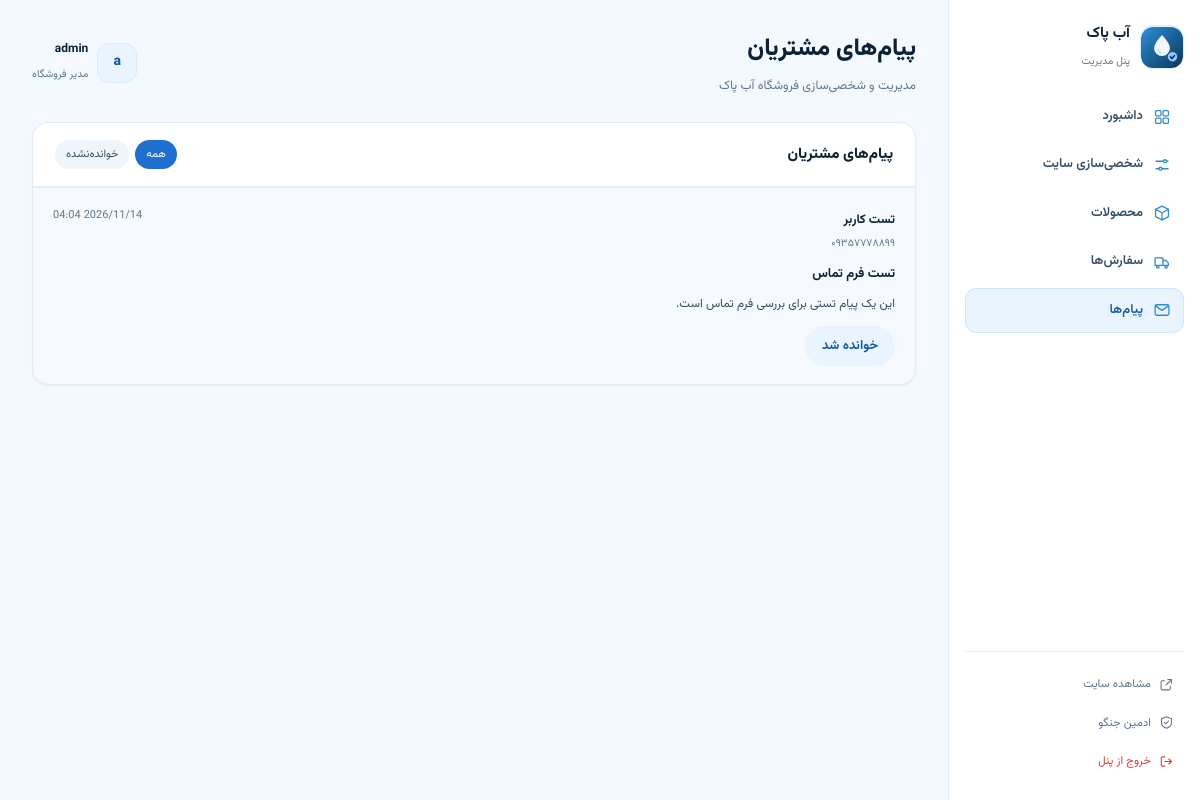
The page /panel/messages/ (signed in) on the database its author committed.
### shop/models.py (models this page shows, shortened)
class SiteSettings(models.Model):
    FONT_VAZIRMATN = "vazirmatn"
    FONT_TAHOMA = "tahoma"
    FONT_CUSTOM = "custom"
    FONT_CHOICES = [
        (FONT_VAZIRMATN, "وزیرمتن (پیشنهادی)"),
        (FONT_TAHOMA, "تاهوما"),
        (FONT_CUSTOM, "فونت سفارشی (بارگذاری فایل woff2)"),
    ]
    site_name = models.CharField("نام سایت", max_length=80, default="آب پاک")
    site_name_en = models.CharField("نام انگلیسی", max_length=80, default="ABPAK")
    tagline = models.CharField("شعار سایت", max_length=160, default="تجهیزات تصفیه آب خانگی و صنعتی")
    phone = models.CharField("تلفن نمایشی", max_length=40, default="۰۲۱-۹۱۰۰۴۵۶۷")
    phone_raw = models.CharField("تلفن برای تماس", max_length=40, default="02191004567")
    mobile = models.CharField("موبایل", max_length=40, blank=True, default="۰۹۱۲۳۴۵۶۷۸۹")
    email = models.EmailField("ایمیل", blank=True, default="info@abpak.ir")
    address = models.CharField("آدرس", max_length=300, blank=True, default="تهران، خیابان ولیعصر، برج آبان، طبقه ۵")
    working_hours = models.CharField("ساعات پاسخگویی", max_length=120, default="شنبه تا پنجشنبه، ۹ صبح تا ۹ شب")
    tapsi_shop = models.URLField(
        "فروشگاه تپسی‌شاپ",
        blank=True,
        default="https://tapsi.shop/store/1439158740070203392/HIT759060",
    )
    instagram = models.URLField("اینستاگرام", blank=True, default="https://instagram.com/")
    telegram = models.URLField("تلگرام", blank=True, default="https://t.me/")
    whatsapp = models.URLField("واتساپ", blank=True, default="https://wa.me/989123456789")
    CURSOR_DROPLET = "droplet"
    CURSOR_SYSTEM = "system"
    CURSOR_CHOICES = [
        (CURSOR_DROPLET, "کرسر قطره‌ای (سفارشی آب پاک)"),
        (CURSOR_SYSTEM, "کرسر پیش‌فرض سیستم"),
    ]
    font_choice = models.CharField("فونت سایت", max_length=20, choices=FONT_CHOICES, default=FONT_VAZIRMATN)
    custom_font = models.FileField("فایل فونت سفارشی", upload_to="fonts/", blank=True, null=True)
    cursor_style = models.CharField("کرسر موس سایت", max_length=20, choices=CURSOR_CHOICES, default=CURSOR_DROPLET)
    animations_enabled = models.BooleanField("انیمیشن‌های حرکتی و اسکرول", default=True)
    logo = models.ImageField("لوگوی سایت", upload_to="branding/", blank=True, null=True)
    hero_image = models.ImageField("تصویر هیرو (صفحه اصلی)", upload_to="branding/", blank=True, null=True)
    updated_at = models.DateTimeField("آخرین بروزرسانی", auto_now=True)
    class Meta:
        verbose_name = "تنظیمات سایت"
        verbose_name_plural = "تنظیمات سایت"
    @classmethod
    def load(cls):
        obj = cache.get("abpak:site-settings")
        if obj is None:
            obj, _ = cls.objects.get_or_create(pk=1)
            cache.set("abpak:site-settings", obj, 600)
        return obj
    @property
    def font_stack(self):
        base = '"Vazirmatn", "Segoe UI", Tahoma, sans-serif'
        if self.font_choice == self.FONT_CUSTOM and self.custom_font:
            return '"ABPAK-Custom", ' + base
        if self.font_choice == self.FONT_TAHOMA:
            return 'Tahoma, "Segoe UI", sans-serif'
        return base

class ContactMessage(models.Model):
    full_name = models.CharField("نام و نام خانوادگی", max_length=150)
    phone = models.CharField("شماره تماس", max_length=11)
    email = models.EmailField("ایمیل", blank=True)
    subject = models.CharField("موضوع", max_length=150)
    message = models.TextField("متن پیام")
    is_read = models.BooleanField("خوانده شده", default=False)
    created_at = models.DateTimeField("تاریخ ثبت", auto_now_add=True)
    class Meta:
        verbose_name = "پیام تماس"
        verbose_name_plural = "پیام‌های تماس"
        ordering = ["-created_at"]
        indexes = [
            models.Index(fields=["is_read", "-created_at"], name="shop_msg_read_created"),
        ]

### shop/panel.py (the view)
# urls.py: path("messages/", panel.messages_view, name="messages"),
@staff_member_required
def messages_view(request):
    page_obj, unread = services.get_panel_messages_page(request.GET)
    return render(
        request,
        "panel/messages.html",
        {
            "page_obj": page_obj,
            "messages_list": page_obj.object_list,
            "unread": unread,
            "panel_section": "messages",
            "page_title": "پیام‌های مشتریان",
        },
    )

### shop/cache_utils.py (called while the page is built)
def catalog_version() -> int:
    version = cache.get(CATALOG_VERSION_KEY)
    if version is None:
        cache.set(CATALOG_VERSION_KEY, 1, None)
        version = 1
    return version

def cached_catalog(key_template: str, builder, timeout: int = 900):
    key = key_template.format(version=catalog_version())
    value = cache.get(key)
    if value is None:
        value = builder()
        cache.set(key, value, timeout)
    return value

### shop/cart.py (called while the page is built)
    def __len__(self) -> int:
        return sum(item.get("quantity", 0) for item in self.cart.values())

### shop/context_processors.py (called while the page is built)
def _nav_categories():
    return list(
        Category.objects.filter(is_active=True)
        .annotate(active_count=Count("products", filter=Q(products__is_active=True)))
        .order_by("sort_order", "id")
    )

### shop/services.py (called while the page is built)
def get_panel_messages_page(params, per_page: int = 20):
    items = ContactMessage.objects.all()
    unread = params.get("unread") == "1"
    if unread:
        items = items.filter(is_read=False)
    return Paginator(items, per_page).get_page(params.get("page")), unread

### shop/templatetags/shop_tags.py (called while the page is built)
@register.filter
def fa(value):
    return to_persian_digits(value)

### shop/utils.py (called while the page is built)
def to_persian_digits(value) -> str:
    text = str(value)
    for index, digit in enumerate("0123456789"):
        text = text.replace(digit, PERSIAN_DIGITS[index])
    return text

### templates/panel/messages.html (shortened to what this page needs)
{% extends "panel/base.html" %}
{% load shop_tags %}
{% block content %}
<div class="p-card">
  <div class="p-card__head">
    <h2>پیام‌های مشتریان</h2>
    <div class="p-chips p-chips--inline">
      <a class="p-chip {% if not unread %}is-active{% endif %}" href="{% url 'panel:messages' %}">همه</a>
      <a class="p-chip {% if unread %}is-active{% endif %}" href="?unread=1">خوانده‌نشده</a>
    </div>
  </div>
  {% for message in messages_list %}
    <article class="p-message {% if not message.is_read %}is-unread{% endif %}">
      <div class="p-message__head">
        <div>
          <strong>{{ message.full_name }}</strong>
          <small dir="ltr">{{ message.phone|fa }}</small>
        </div>
        <span class="p-muted">{{ message.created_at|date:"Y/m/d H:i" }}</span>
      </div>
      <h3>{{ message.subject }}</h3>
      <p>{{ message.message|linebreaksbr }}</p>
      <div class="p-message__foot">
        <form method="post" action="{% url 'panel:message_read' message.pk %}">
          <button class="btn btn--ghost btn--sm" type="submit">{% if message.is_read %}علامت‌گذاری خوانده‌نشده{% else %}خوانده شد{% endif %}</button>
        </form>
      </div>
    </article>
  {% empty %}
    <p class="p-empty">پیامی وجود ندارد.</p>
  {% endfor %}
</div>
{% endblock %}

### templates/panel/base.html (shortened to what this page needs)
{% load static %}<!DOCTYPE html>
<html lang="fa" dir="rtl" data-theme="light" style="--font: {{ site.font_stack }};">
<head>
  <link rel="stylesheet" href="{% static 'css/main.css' %}?v=5">
  <link rel="stylesheet" href="{% static 'css/pages.css' %}?v=5">
  <link rel="stylesheet" href="{% static 'css/panel.css' %}?v=5">
</head>
<body class="panel-body">
  <div class="panel-shell">
    <aside class="panel-side">
      <a class="panel-brand" href="{% url 'panel:dashboard' %}">
        {% if site.logo %}
          <img src="{{ site.logo.url }}" alt="{{ site.site_name }}">
        {% else %}
          <span class="panel-brand__mark">{% include "partials/brand_mark.html" %}</span>
        {% endif %}
        <span>
          <strong>{{ site.site_name }}</strong>
          <small>پنل مدیریت</small>
        </span>
      </a>
      <nav class="panel-nav" aria-label="منوی پنل">
        <a class="panel-nav__link {% if panel_section == 'dashboard' %}is-active{% endif %}" href="{% url 'panel:dashboard' %}">
          <svg class="icon" aria-hidden="true"><use href="#i-grid"></use></svg>
          داشبورد
        </a>
        <a class="panel-nav__link {% if panel_section == 'settings' %}is-active{% endif %}" href="{% url 'panel:settings' %}">
          <svg class="icon" aria-hidden="true"><use href="#i-sliders"></use></svg>
          شخصی‌سازی سایت
        </a>
        <a class="panel-nav__link {% if panel_section == 'products' %}is-active{% endif %}" href="{% url 'panel:products' %}">
          <svg class="icon" aria-hidden="true"><use href="#i-box"></use></svg>
          محصولات
        </a>
        <a class="panel-nav__link {% if panel_section == 'orders' %}is-active{% endif %}" href="{% url 'panel:orders' %}">
          <svg class="icon" aria-hidden="true"><use href="#i-truck"></use></svg>
          سفارش‌ها
        </a>
        <a class="panel-nav__link {% if panel_section == 'messages' %}is-active{% endif %}" href="{% url 'panel:messages' %}">
          <svg class="icon" aria-hidden="true"><use href="#i-mail"></use></svg>
          پیام‌ها
        </a>
      </nav>
      <div class="panel-side__foot">
        <a class="panel-side__mini" href="{% url 'shop:home' %}" target="_blank" rel="noopener" aria-label="مشاهده سایت">
          <svg class="icon" aria-hidden="true"><use href="#i-external"></use></svg>
          <span>مشاهده سایت</span>
        </a>
        <a class="panel-side__mini" href="/admin/" aria-label="ادمین جنگو">
          <svg class="icon" aria-hidden="true"><use href="#i-shield"></use></svg>
          <span>ادمین جنگو</span>
        </a>
        <form action="{% url 'admin:logout' %}" method="post">
          <button class="panel-side__mini panel-side__mini--logout" type="submit" aria-label="خروج از پنل">
            <svg class="icon" aria-hidden="true"><use href="#i-logout"></use></svg>
            <span>خروج از پنل</span>
          </button>
        </form>
      </div>
    </aside>
    <div class="panel-main">
      <header class="panel-top">
        <div>
          <h1>{{ page_title|default:"پنل مدیریت" }}</h1>
          <p>مدیریت و شخصی‌سازی فروشگاه {{ site.site_name }}</p>
        </div>
        <div class="panel-user">
          <span class="panel-user__avatar">{{ user.get_full_name|default:user.username|first }}</span>
          <span>
            <strong>{{ user.get_full_name|default:user.username }}</strong>
            <small>مدیر فروشگاه</small>
          </span>
        </div>
      </header>
      {% block content %}{% endblock %}
    </div>
  </div>
</body>
</html>

### static/css/main.css (style rules this page uses)
:root { --navy-950: #04121f; --navy-900: #071b30; --navy-800: #0b2745; --navy-700: #123c60; --navy-600: #17507e; --blue-600: #1f7fc4; --blue-500: #2f9fdc; --blue-400: #55bde9; --blue-300: #8ed7f5; --gold-600: #d99a1f; --gold-500: #f2b23e; --gold-400: #ffc95c; --gold-100: #fdf2d9; --bg: #f4f8fc; --bg-alt: #edf4fa; --surface: #ffffff; --surface-2: #f7fafd; --surface-3: #eef5fb; --surface-inverse: #071b30; --text: #0a2138; --text-soft: #334d66; --muted: #5f7790; --border: #e2ecf5; --border-strong: #cfe0ee; --success: #1a8f61; --success-soft: #e6f7ef; --warning: #b9760b; --warning-soft: #fdf3e2; --danger: #cf3f3f; --danger-soft: #fdecec; --media-1: #f2f8fd; --media-2: #e4eff9; --media-ink: #b7cfe2; --shadow-xs: 0 1px 2px rgba(10, 33, 56, 0.06); --shadow-sm: 0 4px 14px rgba(10, 33, 56, 0.06); --shadow-md: 0 12px 32px rgba(10, 33, 56, 0.1); --shadow-lg: 0 24px 60px rgba(6, 30, 52, 0.16); --shadow-gold: 0 12px 26px rgba(242, 178, 62, 0.3); --grad-navy: linear-gradient(135deg, #04121f 0%, #0a2b4a 52%, #124a72 100%); --grad-gold: linear-gradient(135deg, #ffd46b 0%, #f2b23e 55%, #dd9a22 100%); --grad-blue: linear-gradient(135deg, #35a8e2, #1b6dad); --grad-surface: linear-gradient(180deg, #ffffff, #f7fbfe); --header-h: 76px; --container: 1280px; --radius-xs: 8px; --radius-sm: 12px; --radius: 16px; --radius-lg: 22px; --radius-xl: 30px; --radius-pill: 999px; --font: "Vazirmatn", "Segoe UI", Tahoma, sans-serif; --ease: cubic-bezier(0.22, 0.61, 0.36, 1); --t-fast: 0.18s var(--ease); --t: 0.3s var(--ease); }
*, *::before, *::after { box-sizing: border-box; }
html { -webkit-text-size-adjust: 100%; scroll-behavior: smooth; }
body { margin: 0; font-family: var(--font); font-size: 15px; line-height: 1.8; color: var(--text); background: var(--bg); overflow-x: hidden; -webkit-font-smoothing: antialiased; transition: background-color var(--t), color var(--t); }
h1, h2, h3, h4, h5, p, figure, ul, ol { margin: 0; }
a { color: inherit; text-decoration: none; transition: color var(--t-fast); }
img, svg { max-width: 100%; }
button, input, select, textarea { font: inherit; color: inherit; }
button { cursor: pointer; border: 0; background: none; }
.icon { width: 22px; height: 22px; fill: none; stroke: currentColor; stroke-width: 1.7; stroke-linecap: round; stroke-linejoin: round; flex-shrink: 0; }
.btn { display: inline-flex; align-items: center; justify-content: center; gap: 9px; padding: 12px 24px; border-radius: var(--radius-pill); font-size: 14px; font-weight: 700; line-height: 1.6; border: 1px solid transparent; cursor: pointer; transition: transform var(--t-fast), box-shadow var(--t-fast), background var(--t-fast), color var(--t-fast), border-color var(--t-fast); text-align: center; white-space: nowrap; }
.btn--ghost { background: var(--surface-3); color: var(--text); border-color: transparent; }
.btn--sm { padding: 9px 16px; font-size: 13px; }

### rows shown on the page
SiteSettings: site_name "آب پاک"
ContactMessage: full_name "تست کاربر", phone|fa "۰۹۳۵۷۷۷۸۸۹۹", created_at "2026/11/14 04:04", subject "تست فرم تماس", message "این یک پیام تستی برای بررسی فرم تماس است.", is_read "خوانده شد"

### other values the page prints
{{ page_title|default:"پنل مدیریت" }} "پیام‌های مشتریان"
{{ user.get_full_name|default:user.username|first }} "a"
{{ user.get_full_name|default:user.username }} "admin"
